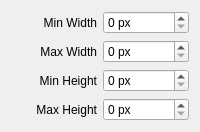
                  <widget class="QWidget" name="tabWidgetPage1">
                   <attribute name="title">
                    <string>Size</string>
                   </attribute>
                   <layout class="QGridLayout" name="gridLayout_21">
                    <item row="1" column="1">
                     <widget class="QSpinBox" name="pb_max_width_sb">
                      <property name="suffix">
                       <string> px</string>
                      </property>
                      <property name="maximum">
                       <number>500</number>
                      </property>
                     </widget>
                    </item>
                    <item row="0" column="1">
                     <widget class="QSpinBox" name="pb_min_width_sb">
                      <property name="suffix">
                       <string> px</string>
                      </property>
                      <property name="maximum">
                       <number>500</number>
                      </property>
                     </widget>
                    </item>
                    <item row="2" column="0">
                     <widget class="QLabel" name="label_18">
                      <property name="text">
                       <string>Min Height</string>
                      </property>
                      <property name="alignment">
                       <set>Qt::AlignRight|Qt::AlignTrailing|Qt::AlignVCenter</set>
                      </property>
                     </widget>
                    </item>
                    <item row="0" column="0">
                     <widget class="QLabel" name="label_19">
                      <property name="text">
                       <string>Min Width</string>
                      </property>
                      <property name="alignment">
                       <set>Qt::AlignRight|Qt::AlignTrailing|Qt::AlignVCenter</set>
                      </property>
                     </widget>
                    </item>
                    <item row="5" column="0">
                     <widget class="QLabel" name="label_17">
                      <property name="text">
                       <string>Max Height</string>
                      </property>
                      <property name="alignment">
                       <set>Qt::AlignRight|Qt::AlignTrailing|Qt::AlignVCenter</set>
                      </property>
                     </widget>
                    </item>
                    <item row="2" column="1">
                     <widget class="QSpinBox" name="pb_min_height_sb">
                      <property name="suffix">
                       <string> px</string>
                      </property>
                      <property name="maximum">
                       <number>500</number>
                      </property>
                     </widget>
                    </item>
                    <item row="5" column="1">
                     <widget class="QSpinBox" name="pb_max_height_sb">
                      <property name="suffix">
                       <string> px</string>
                      </property>
                      <property name="maximum">
                       <number>500</number>
                      </property>
                     </widget>
                    </item>
                    <item row="1" column="0">
                     <widget class="QLabel" name="label_16">
                      <property name="text">
                       <string>Max Width</string>
                      </property>
                      <property name="alignment">
                       <set>Qt::AlignRight|Qt::AlignTrailing|Qt::AlignVCenter</set>
                      </property>
                     </widget>
                    </item>
                   </layout>
                  </widget>
